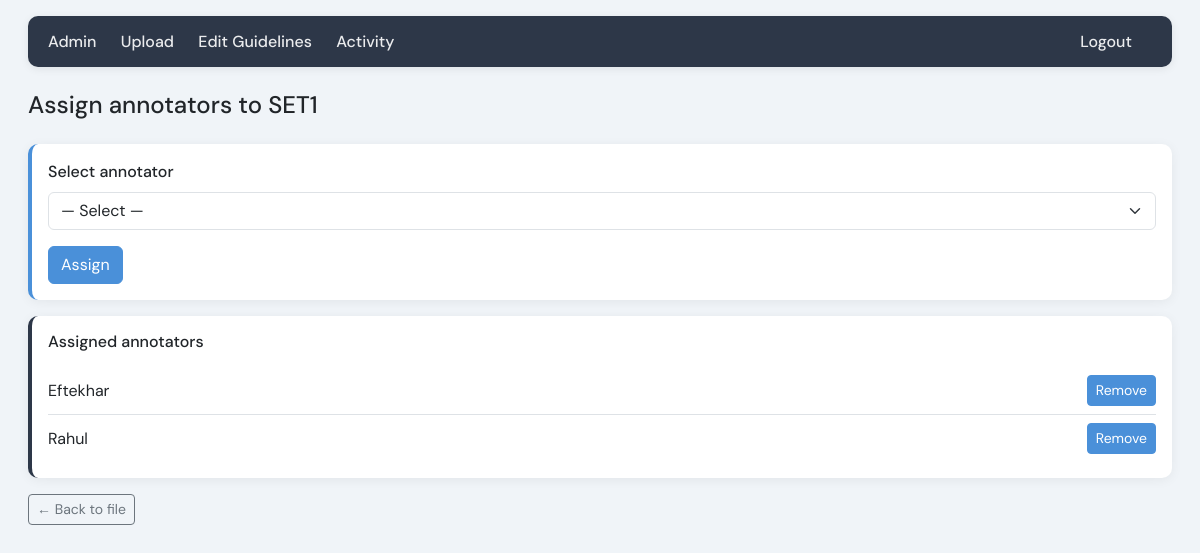
The app's page /admin/file/1/assign (signed in) with its own data.
### models.py (models this page shows, shortened)
class EvalFile(db.Model):
    __tablename__ = "eval_files"
    id = db.Column(db.Integer, primary_key=True)
    filename = db.Column(db.String(256), nullable=False)
    uploaded_at = db.Column(db.DateTime, server_default=db.func.now())
    archived = db.Column(db.Boolean, default=False, nullable=False)
    samples_json = db.Column(db.Text, nullable=False)
    assignments = db.relationship("Assignment", backref="eval_file", cascade="all, delete-orphan")
    annotations = db.relationship("Annotation", backref="eval_file", cascade="all, delete-orphan")

class Assignment(db.Model):
    __tablename__ = "assignments"
    __table_args__ = (db.UniqueConstraint("file_id", "user_id", name="uq_file_user"),)
    id = db.Column(db.Integer, primary_key=True)
    file_id = db.Column(db.Integer, db.ForeignKey("eval_files.id"), nullable=False)
    user_id = db.Column(db.Integer, db.ForeignKey("users.id"), nullable=False)
    user = db.relationship("User", backref="assignments")

class User(UserMixin, db.Model):
    __tablename__ = "users"
    id = db.Column(db.Integer, primary_key=True)
    username = db.Column(db.String(80), unique=True, nullable=False)
    password_hash = db.Column(db.String(256), nullable=False)
    is_admin = db.Column(db.Boolean, default=False)
    last_login_at = db.Column(db.DateTime, nullable=True)
    last_activity_at = db.Column(db.DateTime, nullable=True)

### app.py (the view, shortened to what this page needs)
@app.route("/admin/file/<int:file_id>/assign", methods=["GET", "POST"])
@login_required
def admin_assign(file_id):
    if not current_user.is_admin:
        abort(403)
    f = EvalFile.query.get_or_404(file_id)
    users = User.query.filter_by(is_admin=False).all()
    assigned = Assignment.query.filter_by(file_id=file_id).all()
    assigned_ids = {a.user_id for a in assigned}
    return render_template(
        "admin_assign.html",
        file=f,
        users=users,
        assigned_ids=assigned_ids,
        assigned=assigned,
    )

### app.py (called while the page is built)
def display_filename(filename):
    if not filename:
        return ""
    return filename.rsplit(".", 1)[0] if "." in filename else filename

def _display_name(x):
    if isinstance(x, str):
        return display_filename(x)
    return display_filename(getattr(x, "filename", "") or "")

def capitalize_name(name):
    if not name:
        return ""
    s = str(name).strip()
    return s[0].upper() + s[1:].lower() if len(s) > 1 else s.upper()

@login_manager.user_loader
def load_user(user_id):
    return User.query.get(int(user_id))

@app.context_processor
def inject_guidelines():
    return {"guidelines_html": get_guidelines()}

### models.py (called while the page is built)
def get_guidelines():
    s = AppSetting.query.filter_by(key="guidelines").first()
    if s and s.value:
        return s.value
    return _default_guidelines()

### templates/admin_assign.html (shortened to what this page needs)
{% extends "base.html" %}
{% block content %}
<h1 class="h4 mb-4">Assign annotators to {{ file|display_name|upper }}</h1>
<div class="card mb-3" style="border-left: 4px solid #4a90d9;">
    <div class="card-body">
        <form method="post">
            <div class="mb-3">
                <label class="form-label">Select annotator</label>
                <select name="user_id" class="form-select">
                    <option value="">— Select —</option>
                </select>
            </div>
            <button type="submit" class="btn btn-primary">Assign</button>
        </form>
    </div>
</div>
{% if assigned %}
<div class="card" style="border-left: 4px solid #2d3748;">
    <div class="card-body">
        <h6 class="card-title mb-3">Assigned annotators</h6>
        <ul class="list-group list-group-flush">
            {% for a in assigned %}
            <li class="list-group-item d-flex justify-content-between align-items-center px-0">
                <span>{{ a.user.username|capitalize }}</span>
                <form method="post" action="{{ url_for('admin_unassign', file_id=file.id, user_id=a.user_id) }}" class="d-inline" onsubmit="return confirm('Remove {{ a.user.username }} from this file?');">
                    <button type="submit" class="btn btn-outline-danger btn-sm">Remove</button>
                </form>
            </li>
            {% endfor %}
        </ul>
    </div>
</div>
{% endif %}
<p class="mt-3"><a href="{{ url_for('admin_file_view', file_id=file.id) }}" class="btn btn-outline-secondary btn-sm">← Back to file</a></p>
{% endblock %}

### templates/base.html (style rules this page uses)
* { box-sizing: border-box; }
body { font-family: 'DM Sans', system-ui, sans-serif; margin: 0; padding: 1rem; background: #f0f4f8; }
h1 { margin-top: 0; }
.btn-primary { background: #4a90d9; border-color: #4a90d9; }
.btn:not(.btn-primary):not(.btn-secondary):not(.btn-success):not(.btn-outline-secondary) { background-color: #4a90d9; color: #fff; border-color: #4a90d9; }
label { display: block; margin-bottom: 0.25rem; font-weight: 500; }
.card { background: white; border-radius: 10px; box-shadow: 0 2px 12px rgba(0,0,0,0.06); margin-bottom: 1rem; border: none; transition: box-shadow 0.2s, transform 0.2s; }

### records on screen
EvalFile: filename "SET1"
Assignment: user.username "Eftekhar"
Assignment: user.username "Rahul"
